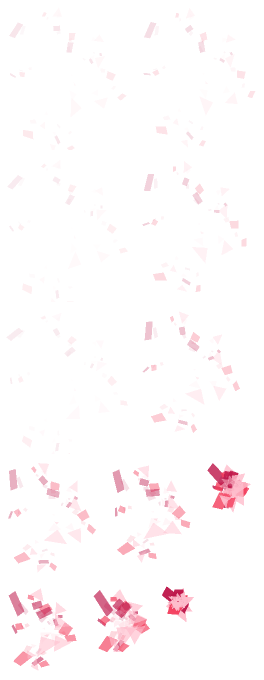
#> input picture guest/apps/sdk-demo/assets/source/demo_explosion_12.png, 264 x 680 px
$ python generate_demo_explosion_atlas.py
#> lines starting #> are read from the running program, lines starting #| are printed output that depends on the picture
#!/usr/bin/env python3
"""Generate a temporally resampled transparent Demo explosion atlas."""

from __future__ import annotations

import argparse
import json
from pathlib import Path

from PIL import Image


SOURCE_CANVAS_SIZE = (192, 192)
SOURCE_FRAMES = (
    ((158, 582, 40, 44), (76, 76)),
    ((202, 458, 56, 60), (68, 68)),
    ((86, 582, 68, 76), (60, 60)),
    ((2, 582, 80, 96), (56, 56)),
    ((106, 458, 92, 112), (52, 52)),
    ((2, 458, 100, 120), (48, 52)),
    ((138, 306, 108, 132), (44, 48)),
    ((138, 154, 116, 144), (40, 44)),
    ((138, 2, 124, 148), (36, 44)),
    ((2, 2, 132, 148), (32, 44)),
    ((2, 154, 132, 148), (32, 44)),
    ((2, 306, 132, 148), (32, 44)),
)


def parse_args() -> argparse.Namespace:
    repository = Path(__file__).resolve().parents[1]
    parser = argparse.ArgumentParser(description=__doc__)
    parser.add_argument(
        "--source",
        type=Path,
        default=repository / "guest/apps/sdk-demo/assets/source/demo_explosion_12.png",
        help="original 12-frame RGBA explosion atlas",
    )
    parser.add_argument(
        "--output",
        type=Path,
        default=repository / "guest/apps/sdk-demo/assets/demo_sprite_sheet.png",
        help="first generated PNG atlas; additional sheets receive _1, _2, ... suffixes",
    )
    parser.add_argument(
        "--metadata",
        type=Path,
        default=repository / "build/atlas-review/explosion-30.json",
        help="generated atlas metadata for assets/manifest.json",
    )
    parser.add_argument(
        "--manifest",
        type=Path,
        default=repository / "guest/apps/sdk-demo/assets/manifest.json",
        help="Demo asset manifest updated by --update-manifest",
    )
    parser.add_argument(
        "--update-manifest",
        action="store_true",
        help="replace the Demo sprite canvas and frame list in the asset manifest",
    )
    parser.add_argument(
        "--preview",
        type=Path,
        default=repository / "build/atlas-review/explosion-30-preview.webp",
        help="animated preview path, or an empty string to disable",
    )
    parser.add_argument("--frames", type=int, default=30, help="number of output frames")
    parser.add_argument("--fps", type=int, default=60, help="preview playback rate")
    parser.add_argument(
        "--canvas-size", type=int, default=256, help="logical alignment canvas for 2x sprite frames"
    )
    parser.add_argument("--sheets", type=int, default=3, help="number of equal-length atlas sheets")
    parser.add_argument(
        "--max-widths",
        default="456,496,648",
        help="comma-separated maximum widths, one per atlas sheet",
    )
    parser.add_argument("--max-dimension", type=int, default=720, help="Host texture dimension limit")
    return parser.parse_args()


def load_source_frames(source_path: Path) -> list[Image.Image]:
    with Image.open(source_path) as source_image:
        source = source_image.convert("RGBA")
    frames: list[Image.Image] = []
    for region, canvas_position in SOURCE_FRAMES:
        x, y, width, height = region
        canvas_x, canvas_y = canvas_position
        if x + width > source.width or y + height > source.height:
            raise ValueError(f"source frame {region} exceeds {source.width}x{source.height} image")
        canvas = Image.new("RGBA", SOURCE_CANVAS_SIZE, (0, 0, 0, 0))
        canvas.alpha_composite(source.crop((x, y, x + width, y + height)), canvas_position)
        frames.append(canvas)
    return frames


def premultiplied_blend(first: Image.Image, second: Image.Image, amount: float) -> Image.Image:
    """Blend straight-alpha RGBA images without producing dark transparent fringes."""
    inverse = 1.0 - amount
    pixels: list[tuple[int, int, int, int]] = []
    first_bytes = first.tobytes()
    second_bytes = second.tobytes()
    for offset in range(0, len(first_bytes), 4):
        left = first_bytes[offset : offset + 4]
        right = second_bytes[offset : offset + 4]
        left_alpha = left[3] / 255.0
        right_alpha = right[3] / 255.0
        alpha = inverse * left_alpha + amount * right_alpha
        if alpha <= 0.0:
            pixels.append((0, 0, 0, 0))
            continue
        channels = tuple(
            round((inverse * left[channel] * left_alpha + amount * right[channel] * right_alpha) / alpha)
            for channel in range(3)
        )
        pixels.append((*channels, round(alpha * 255.0)))
    output = Image.new("RGBA", first.size)
    output.putdata(pixels)
    return output


def resample_frames(source_frames: list[Image.Image], output_count: int) -> list[Image.Image]:
    if output_count < 2:
        raise ValueError("--frames must be at least 2")
    last_source_index = len(source_frames) - 1
    frames: list[Image.Image] = []
    for output_index in range(output_count):
        position = output_index * last_source_index / (output_count - 1)
        first_index = int(position)
        second_index = min(first_index + 1, last_source_index)
        amount = position - first_index
        frames.append(premultiplied_blend(source_frames[first_index], source_frames[second_index], amount))
    return frames


def resize_frames(frames: list[Image.Image], canvas_size: int) -> list[Image.Image]:
    if canvas_size <= 0 or canvas_size > 512:
        raise ValueError("--canvas-size must be between 1 and 512")
    if canvas_size == SOURCE_CANVAS_SIZE[0]:
        return frames
    return [
        frame.resize((canvas_size, canvas_size), resample=Image.Resampling.LANCZOS)
        for frame in frames
    ]


def trim_frame(frame: Image.Image, padding: int = 2) -> tuple[Image.Image, tuple[int, int]]:
    bounds = frame.getchannel("A").getbbox()
    if bounds is None:
        return Image.new("RGBA", (1, 1), (0, 0, 0, 0)), (frame.width // 2, frame.height // 2)
    left = max(0, bounds[0] - padding)
    top = max(0, bounds[1] - padding)
    right = min(frame.width, bounds[2] + padding)
    bottom = min(frame.height, bounds[3] + padding)
    return frame.crop((left, top, right, bottom)), (left, top)


def pack_frames(
    frames: list[Image.Image], max_width: int, spacing: int = 2
) -> tuple[Image.Image, list[dict[str, list[int]]]]:
    trimmed = [trim_frame(frame) for frame in frames]
    widest = max(frame.width for frame, _ in trimmed)
    if max_width < widest:
        raise ValueError(f"--max-width must be at least {widest}")

    placements: list[tuple[int, int]] = []
    cursor_x = 0
    cursor_y = 0
    row_height = 0
    atlas_width = 0
    for frame, _ in trimmed:
        if cursor_x > 0 and cursor_x + frame.width > max_width:
            cursor_x = 0
            cursor_y += row_height + spacing
            row_height = 0
        placements.append((cursor_x, cursor_y))
        atlas_width = max(atlas_width, cursor_x + frame.width)
        cursor_x += frame.width + spacing
        row_height = max(row_height, frame.height)
    atlas_height = cursor_y + row_height

    atlas = Image.new("RGBA", (atlas_width, atlas_height), (0, 0, 0, 0))
    metadata: list[dict[str, list[int]]] = []
    for (frame, canvas_position), (x, y) in zip(trimmed, placements, strict=True):
        atlas.alpha_composite(frame, (x, y))
        metadata.append(
            {
                "region": [x, y, frame.width, frame.height],
                "canvas_position": [canvas_position[0], canvas_position[1]],
            }
        )
    return atlas, metadata


def sheet_output_path(first_output: Path, sheet_index: int) -> Path:
    if sheet_index == 0:
        return first_output
    return first_output.with_name(f"{first_output.stem}_{sheet_index}{first_output.suffix}")


def update_manifest(
    manifest_path: Path,
    canvas_size: int,
    sheets: list[tuple[Path, list[dict[str, list[int]]]]],
) -> None:
    parsed = json.loads(manifest_path.read_text(encoding="utf-8"))
    assets = parsed.get("assets")
    if not isinstance(assets, list):
        raise ValueError("manifest assets must be a list")
    sprite_indices = [
        index
        for index, asset in enumerate(assets)
        if isinstance(asset, dict) and str(asset.get("name", "")).startswith("sprite.demo")
    ]
    if not sprite_indices:
        raise ValueError("manifest must contain a sprite.demo atlas")
    insert_at = sprite_indices[0]
    retained_assets = [asset for index, asset in enumerate(assets) if index not in sprite_indices]
    generated_assets = [
        {
            "name": f"sprite.demo{sheet_index}",
            "format": "png",
            "path": output_path.name,
            "atlas": {
                "index": sheet_index,
                "canvas": [canvas_size, canvas_size],
                "frames": frames_metadata,
            },
        }
        for sheet_index, (output_path, frames_metadata) in enumerate(sheets)
    ]
    retained_assets[insert_at:insert_at] = generated_assets
    parsed["assets"] = retained_assets
    manifest_path.write_text(json.dumps(parsed, indent=2) + "\n", encoding="utf-8")


def main() -> None:
    args = parse_args()
    if args.fps <= 0:
        raise ValueError("--fps must be positive")
    if args.sheets <= 0 or args.frames % args.sheets != 0:
        raise ValueError("--frames must divide evenly across a positive --sheets count")
    max_widths = [int(value) for value in args.max_widths.split(",")]
    if len(max_widths) != args.sheets or any(width <= 0 for width in max_widths):
        raise ValueError("--max-widths must provide one positive width per sheet")
    source_frames = load_source_frames(args.source)
#> in load_source_frames, source_image is the input picture: PIL image 264x680 RGBA; mean R, G, B, A 23.7, 10.9, 13.9, 8.3
#> after the loop in load_source_frames, `for region, canvas_position in SOURCE_FRAMES:`: frames = 12 items
#> source_frames = 12 items
    output_frames = resize_frames(resample_frames(source_frames, args.frames), args.canvas_size)
#> in resample_frames, `last_source_index = len(source_frames) - 1`: last_source_index = 11
#> the loop in resample_frames, `for output_index in range(output_count):` made 30 passes
#> (position, first_index, second_index, amount, inverse in premultiplied_blend) on passes 1 to 12: (0, 0, 1, 0, 1), (0.379, 0, 1, 0.379, 0.621), (0.759, 0, 1, 0.759, 0.241), (1.14, 1, 2, 0.138, 0.862), (1.52, 1, 2, 0.517, 0.483), (1.9, 1, 2, 0.897, 0.103), (2.28, 2, 3, 0.276, 0.724), (2.66, 2, 3, 0.655, 0.345), (3.03, 3, 4, 0.0345, 0.966), (3.41, 3, 4, 0.414, 0.586), (3.79, 3, 4, 0.793, 0.207), (4.17, 4, 5, 0.172, 0.828)
#> after the loop in resample_frames, `for output_index in range(output_count):`: frames = 30 items
#> output_frames = 30 items
    frames_per_sheet = args.frames // args.sheets
    sheets: list[tuple[Path, list[dict[str, list[int]]]]] = []
    sheet_descriptions: list[str] = []
    args.output.parent.mkdir(parents=True, exist_ok=True)
    for sheet_index, max_width in enumerate(max_widths):
        first_frame = sheet_index * frames_per_sheet
        atlas, frames_metadata = pack_frames(
            output_frames[first_frame : first_frame + frames_per_sheet], max_width
        )
        if atlas.width > args.max_dimension or atlas.height > args.max_dimension:
            raise ValueError(
                f"sheet {sheet_index} is {atlas.width}x{atlas.height}, exceeding "
                f"--max-dimension {args.max_dimension}"
            )
        output_path = sheet_output_path(args.output, sheet_index)
        atlas.save(output_path, format="PNG", optimize=True)
        sheets.append((output_path, frames_metadata))
        sheet_descriptions.append(f"{output_path.name}={atlas.width}x{atlas.height}")
#> this loop made 3 passes
#> widest in pack_frames on passes 1 to 3: 112, 155, 168
#> pass 1, in main, `atlas, frames_metadata = pack_frames( output_frames[first_frame : firs..`:
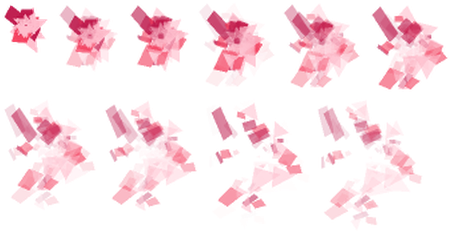
#> atlas: PIL image 452x233 RGBA; mean R, G, B, A 93.6, 42.3, 54, 41.7; transparent parts drawn white
#> pass 2, in main, `atlas, frames_metadata = pack_frames( output_frames[first_frame : firs..`:
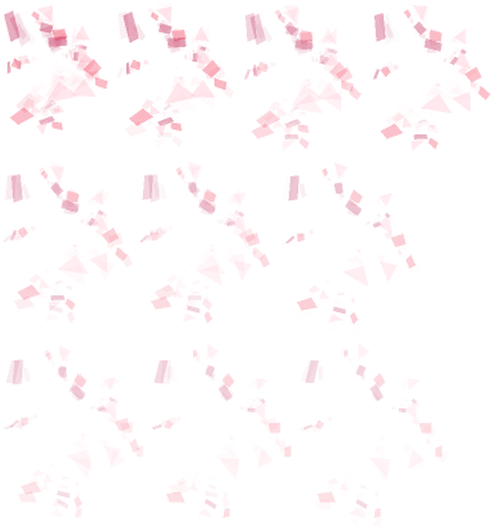
#> atlas: PIL image 495x530 RGBA; mean R, G, B, A 50.1, 21.5, 28.1, 7.3; transparent parts drawn white
#> after the loop:
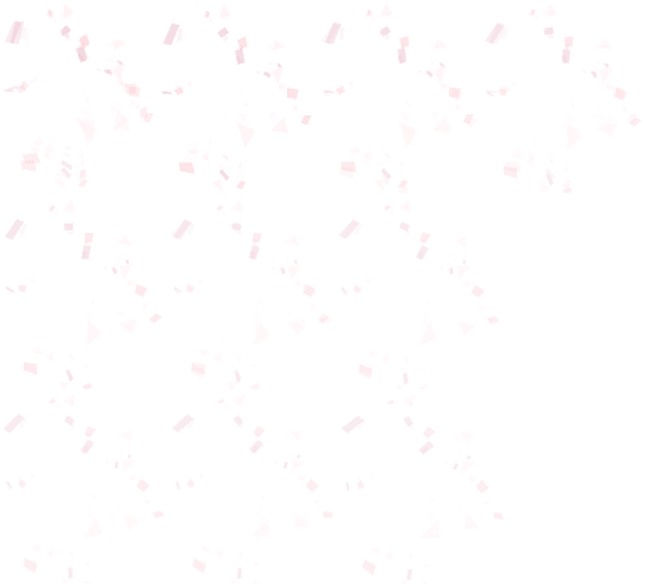
#> atlas: PIL image 645x584 RGBA; mean R, G, B, A 21.7, 8.9, 12.2, 1.2; transparent parts drawn white
#> after the loop, sheet_descriptions = ['demo_sprite_sheet.png=452x233', 'demo_sprite_sheet_1.png=495x530', 'demo_sprite_sheet_2.png=645x584']; sheets = 3 items
    args.metadata.parent.mkdir(parents=True, exist_ok=True)
    args.metadata.write_text(
        json.dumps(
            {
                "canvas": [args.canvas_size, args.canvas_size],
                "frames_per_sheet": frames_per_sheet,
                "sheets": [
                    {"path": path.name, "frames": frames_metadata}
                    for path, frames_metadata in sheets
                ],
            },
            indent=2,
        )
        + "\n",
        encoding="utf-8",
    )
    if args.update_manifest:
        update_manifest(args.manifest, args.canvas_size, sheets)
    if str(args.preview):
        args.preview.parent.mkdir(parents=True, exist_ok=True)
        output_frames[0].save(
            args.preview,
            format="WEBP",
            save_all=True,
            append_images=output_frames[1:],
            duration=round(1000 / args.fps),
            loop=0,
            lossless=True,
        )
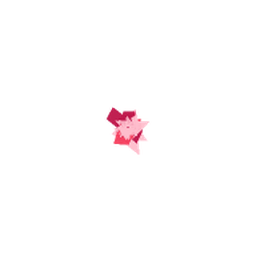
#> saved as explosion-30-preview.webp: PIL image 256x256 RGBA; mean R, G, B, A 5, 2.6, 3.2, 4.1; transparent parts drawn white
    print(f"Generated {len(output_frames)} frames: {', '.join(sheet_descriptions)}")
#| Generated 30 frames: demo_sprite_sheet.png=452x233, demo_sprite_sheet_1.png=495x530, demo_sprite_sheet_2.png=645x584


if __name__ == "__main__":
    main()
